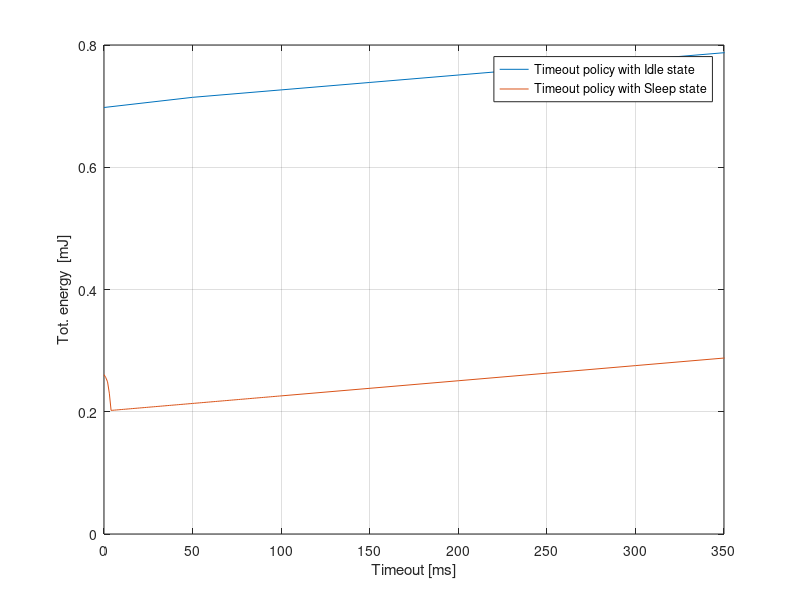

The MATLAB script that drew this image:
A=load('idle_file1.txt');
B=load('sleep_file1.txt');
plot(A(:,2),A(:,1),B(:,2),B(:,1))
legend('Timeout policy with Idle state','Timeout policy with Sleep state')
xlabel('Timeout [ms]')
ylabel('Tot. energy  [mJ]')
%axis([0 127000 0 31])  %entire graph
axis([0 350 0 0.8])  %to find the minimum
grid on
min_loc_idle=zeros(length(A(:,1)),2);
min_loc_sleep=zeros(length(B(:,1)),2);
m=1;
for n = 1:length(A(:,2))
   if(n==1)
       min_abs_idle=A(n,:);
   else
       if(min_abs_idle(1,1)>A(n,1))
           min_abs_idle=A(n,:);
       end
       if(n>2) && (n<length(A(:,2)))
           if(A(n-1,1)<A(n-2,1)) && (A(n,1)>A(n-1,1))
            min_loc_idle(m,:)=A(n-1,:);
            m=m+1;
           end
       end
   end
end
k=1;
for n = 1:length(B(:,2))
   if(n==1)
       min_abs_sleep=B(n,:);
   else
       if(min_abs_sleep(1,1)>B(n,1))
           min_abs_sleep=B(n,:);
       end
       if(n>2) && (n<length(B(:,2)))
           if(B(n-1,1)<B(n-2,1)) && (B(n,1)>B(n-1,1))
            min_loc_sleep(k,:)=B(n-1,:);
            k=k+1;
           end
       end
   end
end
min_abs_idle
for n = 1:m-1
    if(min_loc_idle(n,1)>0)
        min_loc_idle(n,:)
    end
end
min_abs_sleep
for n = 1:k-1
    if(min_loc_sleep(n,1)>0)
        min_loc_sleep(n,:)
    end
end

